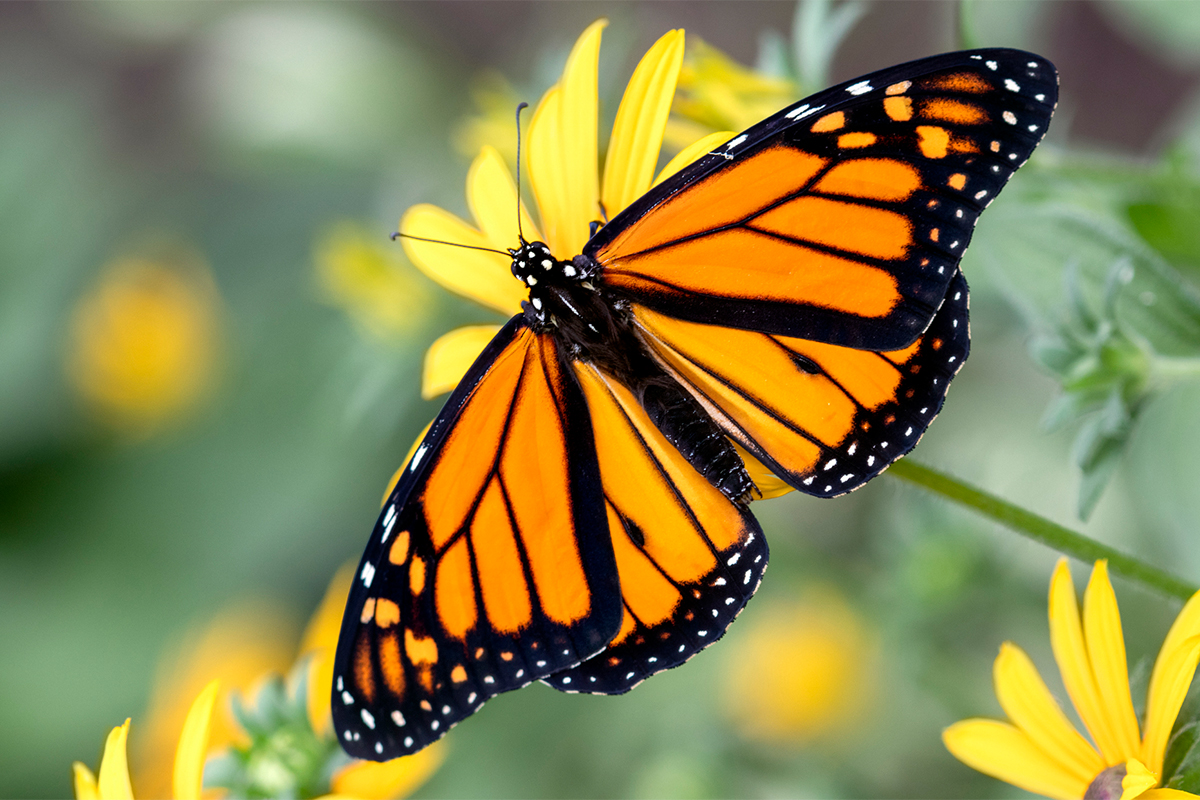
#> input picture Hafta1/kelebek.jpeg, 1200 x 800 px, found by its file name
$ python Hafta1_3.py
#> lines starting #> are read from the running program, lines starting #| are printed output that depends on the picture
# Gerekli kütüphaneleri içe aktarıyoruz
from PIL import Image
import numpy as np
import matplotlib.pyplot as plt

# Görüntü dosyasının yolunu belirtin
image_path1 = 'C:/Users/Dell/Downloads/Asistanlık/Dersler/Görüntü İşleme/Uygulamalar-Yeni/kelebek.jpeg'
image_path2 = 'C:/Users/Dell/Downloads/Asistanlık/Dersler/Görüntü İşleme/Uygulamalar-Yeni/deniz.jpg'

# Görüntüleri açıyoruz
image1 = Image.open(image_path1)
#> image1 is the input picture: PIL image 1200x800 RGB; mean R, G, B 136.5, 132.3, 76.2
image2 = Image.open(image_path2)
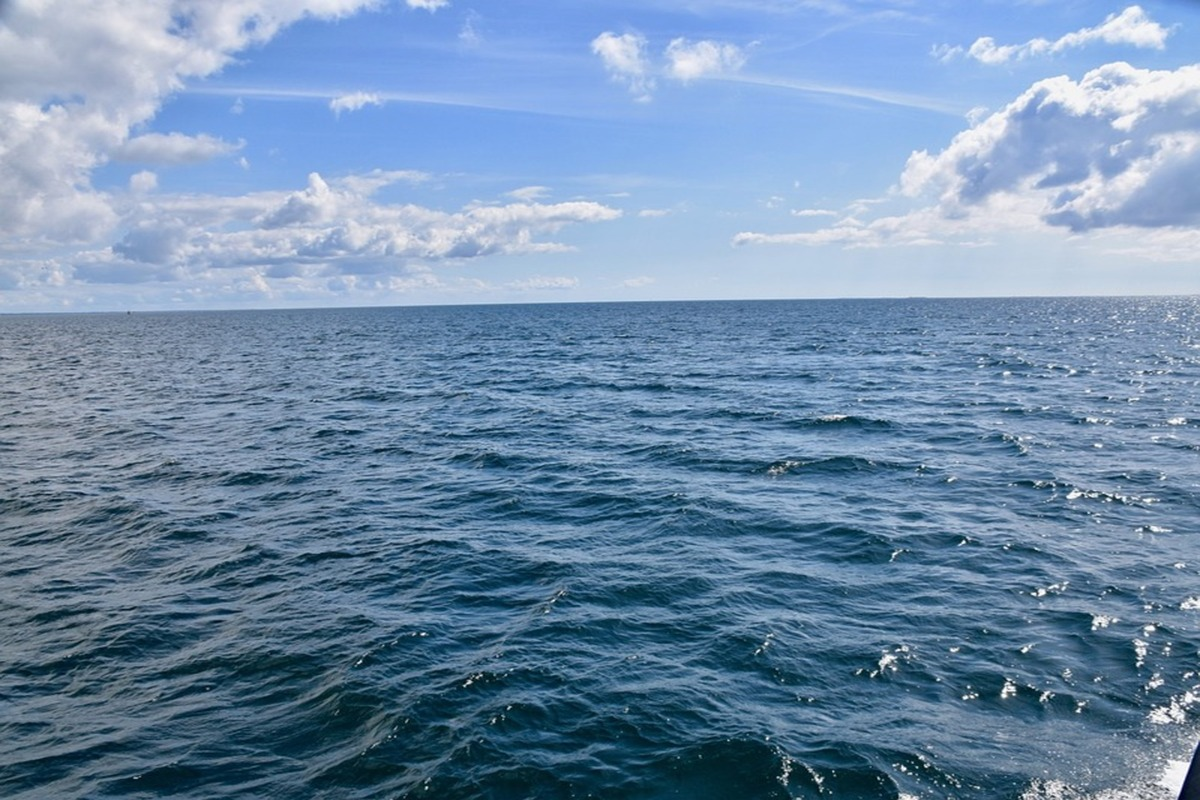
#> input picture Hafta1/deniz.jpg, 1200 x 800 px, found by its file name
#> image2 is the input picture: PIL image 1200x800 RGB; mean R, G, B 112.5, 140.9, 170.4

# Görüntüleri NumPy dizisine (matrisine) çeviriyoruz
fx1 = np.array(image1)
fx2 = np.array(image2)

# Görüntüleri ekranda gösteriyoruz
plt.subplot(1, 2, 1)
plt.imshow(fx1)
plt.title('Kelebek Orijinal Görüntüsü')
plt.axis('off')

plt.subplot(1, 2, 2)
plt.imshow(fx2)
plt.title('Deniz Orijinal Görüntüsü')
plt.axis('off')
plt.show()
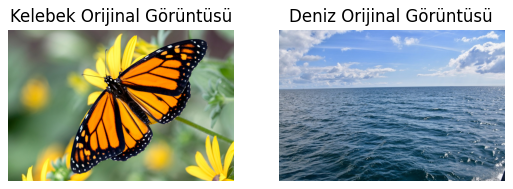
#> figure drawn by matplotlib, 2 panels

# Fonksiyon
def H(a):
    return 2 * a
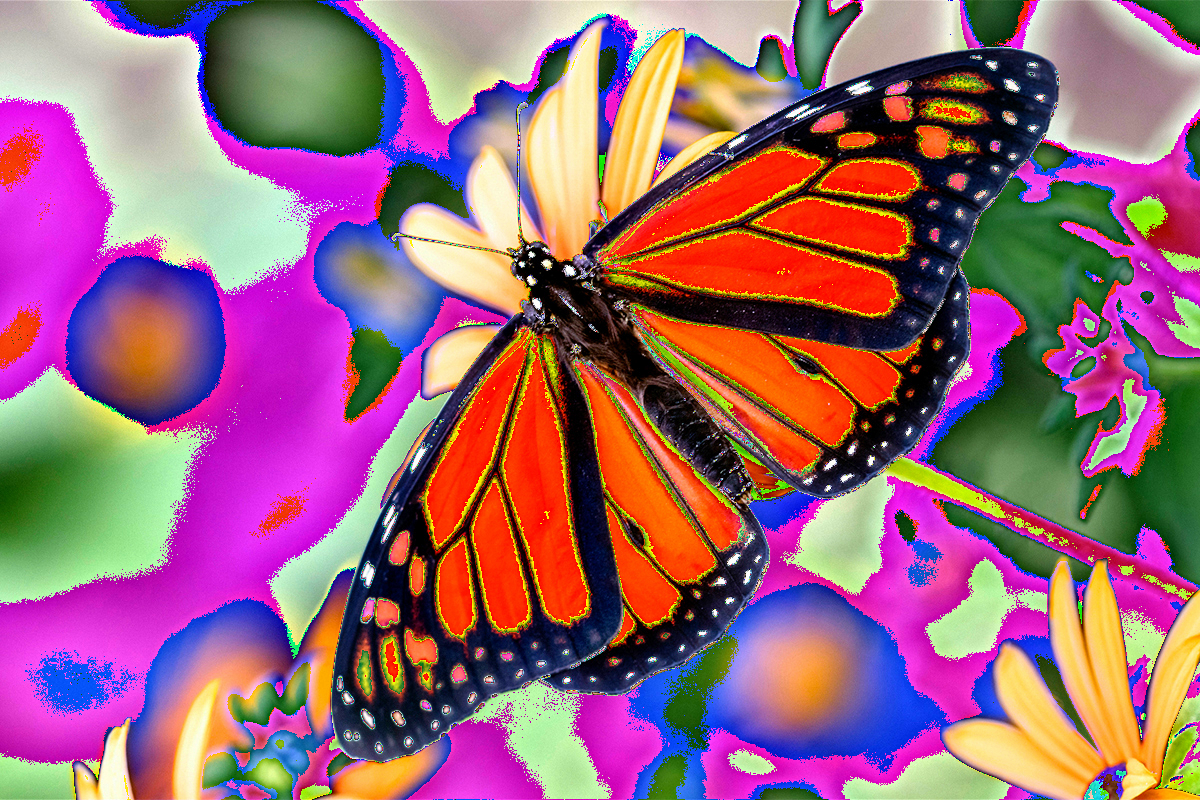
#> returned value: shape (800, 1200, 3); mean of channels 0, 1, 2 155, 100.8, 119.1; drawn as R, G, B

# 1. Durum: Her iki görüntüyü ayrı ayrı fonksiyona sokup sonra toplama
result_1 = H(fx1) + H(fx2)
#> in H (call 2), `return 2 * a`:
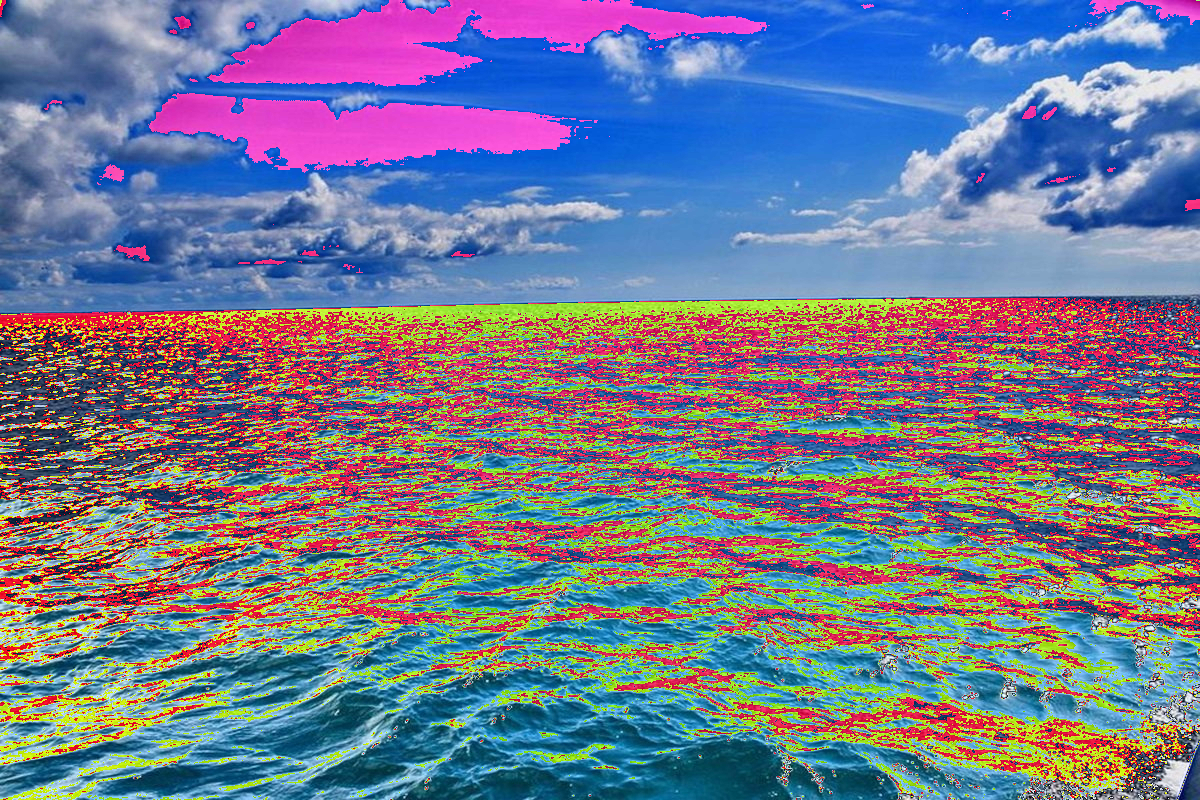
#> returned value: shape (800, 1200, 3); mean of channels 0, 1, 2 115.3, 121.3, 144.8; drawn as R, G, B
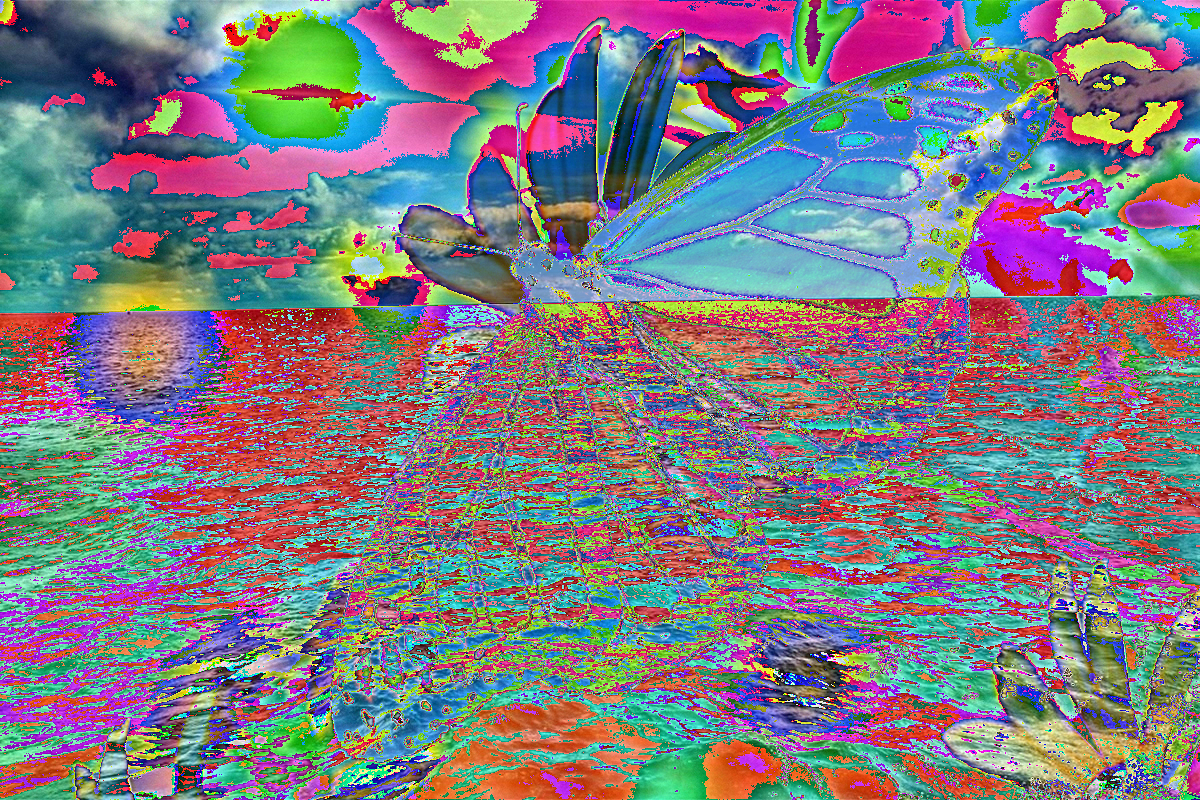
#> result_1: shape (800, 1200, 3); mean R, G, B 126.7, 123, 130

# 2. Durum: Görüntüleri toplayıp sonra fonksiyona sokma
result_2 = H(fx1 + fx2)

# Sonuçları görselleştirme
plt.figure(figsize=(10, 5))

# İlk sonucu göster
plt.subplot(1, 2, 1)
plt.imshow(result_1)
plt.title('H(fx1) + H(fx2)')
plt.axis('off')

# İkinci sonucu göster
plt.subplot(1, 2, 2)
plt.imshow(result_2)
plt.title('H(fx1 + fx2)')
plt.axis('off')
plt.show()
